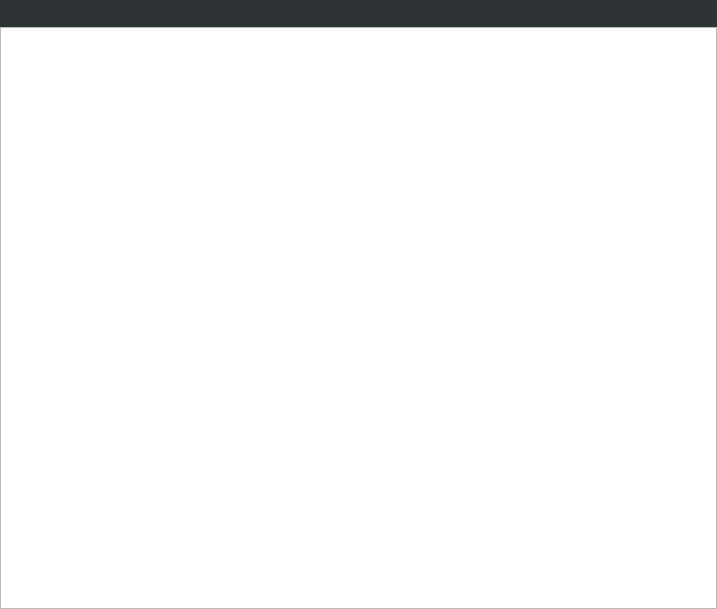
<?xml version="1.0" encoding="UTF-8"?>
<ui version="4.0">
 <class>BaseTextEditor</class>
 <widget class="QWidget" name="BaseTextEditor">
  <property name="geometry">
   <rect>
    <x>0</x>
    <y>0</y>
    <width>717</width>
    <height>609</height>
   </rect>
  </property>
  <property name="windowTitle">
   <string>Form</string>
  </property>
  <layout class="QVBoxLayout" name="verticalLayout">
   <property name="spacing">
    <number>0</number>
   </property>
   <property name="leftMargin">
    <number>0</number>
   </property>
   <property name="topMargin">
    <number>0</number>
   </property>
   <property name="rightMargin">
    <number>0</number>
   </property>
   <property name="bottomMargin">
    <number>0</number>
   </property>
   <item>
    <widget class="QWidget" name="widget" native="true">
     <property name="minimumSize">
      <size>
       <width>0</width>
       <height>27</height>
      </size>
     </property>
     <property name="maximumSize">
      <size>
       <width>16777215</width>
       <height>27</height>
      </size>
     </property>
     <property name="styleSheet">
      <string notr="true">background-color: rgb(46, 52, 54);</string>
     </property>
    </widget>
   </item>
   <item>
    <widget class="QTextEdit" name="textEdit"/>
   </item>
  </layout>
 </widget>
 <resources/>
 <connections/>
</ui>
